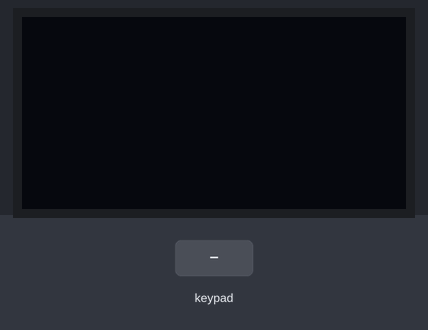
A program run on a simulated ESP32. Shown: 128×64 one-colour display. The test bench sets the inputs (shaded band). What the program prints to the serial monitor is not drawn.

Above: at 1.2 s.
1.3 s: keypad keys 1 4 1 2 1 3 4 # pressed 0.4 s apart
At 5.0 s:
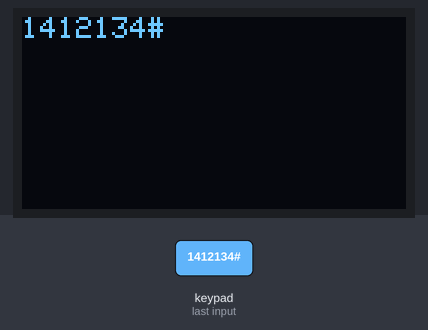
6.0 s: key 'A' pressed
At 7.2 s:
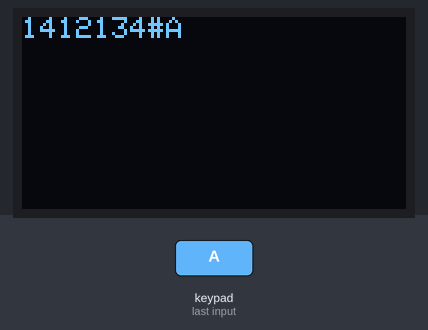
7.5 s: key 'B' pressed
At 8.6 s:
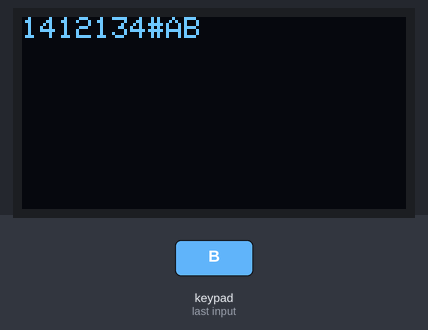
9.0 s: keypad keys 1 4 1 2 1 3 4 * pressed 0.4 s apart
At 13.0 s:
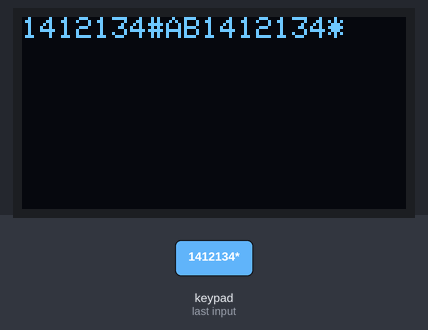
13.7 s: key 'C' pressed
15.2 s: keypad keys 1 4 1 2 1 3 4 D pressed 0.4 s apart
At 19.0 s:
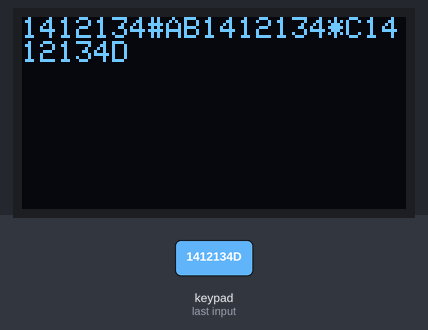
Timing chart, 0 to 20.5 s (numbered marks = the images above; inputs shaded):
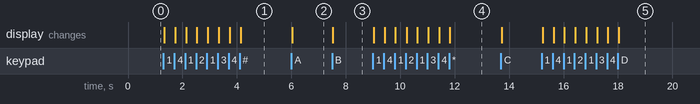

The program:

main.cpp
```cpp
#include <Arduino.h>
#include <Wire.h>
#include <Adafruit_GFX.h>
#include <Adafruit_SSD1306.h>
#include <Keypad.h>

// ---------- OLED Setup ----------
#define SCREEN_WIDTH 128
#define SCREEN_HEIGHT 64
#define OLED_RESET   -1
#define SCREEN_ADDR  0x3C

// ESP32 I2C pins
#define SDA_PIN 21
#define SCL_PIN 22

Adafruit_SSD1306 display(SCREEN_WIDTH, SCREEN_HEIGHT, &Wire, OLED_RESET);

// ---------- 4x4 Keypad Setup ----------
const byte ROWS = 4;
const byte COLS = 4;

// Layout:
// R1: 1 2 3 A
// R2: 4 5 6 B
// R3: 7 8 9 C
// R4: * 0 # D
char keys4x4[ROWS][COLS] = {
  {'1','2','3','A'},
  {'4','5','6','B'},
  {'7','8','9','C'},
  {'*','0','#','D'}
};

// Your wiring, but R4 moved 15 -> 4 to avoid boot issues
byte rowPins[ROWS] = {14, 12, 13, 4};     // R1..R4 (GPIO4 instead of 15)
byte colPins[COLS] = {32, 33, 25, 26};    // C1..C4

Keypad keypad = Keypad(makeKeymap(keys4x4), rowPins, colPins, ROWS, COLS);

// ---------- Typing Buffer ----------
static String buffer = "";
static const size_t MAX_BUF = 168;

// Allow typing these. Ignore '*'.
bool isTypable(char k) {
  if ((k >= '0' && k <= '9') || k == '#' || k == '*') return true;
  if (k == 'A' || k == 'B' || k == 'C' || k == 'D') return true;
  return false;
}

// Append with cap; keep the most recent characters
void appendChar(char k) {
  buffer += k;
  if (buffer.length() > MAX_BUF) {
    // drop oldest extra chars
    buffer.remove(0, buffer.length() - MAX_BUF);
  }
}

// Render buffer with simple wrapping at text size 2
void showBuffer() {
  // Size-2 font: ~12 px wide per char, 16 px high
  const uint8_t textSize = 1;
  const uint8_t charW = 6 * textSize;   // GFX base 6x8
  const uint8_t charH = 8 * textSize;
  const uint8_t perLine = SCREEN_WIDTH / charW;   // ~10 chars
  const uint8_t maxLines = SCREEN_HEIGHT / charH; // 4 lines

  display.clearDisplay();
  display.setTextColor(SSD1306_WHITE);
  display.setTextSize(textSize);

  uint8_t line = 0, col = 0;
  int16_t x = 0, y = 0;

  // Only render the tail that fits (optional optimization)
  // Here we just iterate full buffer and wrap; older chars may scroll off top silently.
  for (size_t i = 0; i < buffer.length(); ++i) {
    char c = buffer[i];
    // wrap on width
    if (col >= perLine) {
      col = 0;
      line++;
    }
    // stop if no more vertical space
    if (line >= maxLines) break;

    x = col * charW;
    y = line * charH;
    display.setCursor(x, y);
    display.write(c);
    col++;
  }

  display.display();
}

void setup() {
  Serial.begin(115200);
  Wire.begin(SDA_PIN, SCL_PIN);

  if (!display.begin(SSD1306_SWITCHCAPVCC, SCREEN_ADDR)) {
    Serial.println("SSD1306 init failed!");
    while (1) { delay(10); }
  }
  display.clearDisplay();
  display.display();

  buffer.reserve(MAX_BUF + 8);
  buffer = "";  // start empty
  showBuffer();
}

void loop() {
  char key = keypad.getKey();
  if (key) {
    if (isTypable(key)) {
      appendChar(key);
      Serial.print("Typed: "); Serial.println(key);
      showBuffer();
      delay(10); // light de-bounce / repeat suppression for typing feel
    }
    // '*' is ignored; no other controls for now.
  }
}
```

Measured:
- after the input at 1.3 s, the display: first changes at once (image 1 shows a later state)
- after the input at 6.0 s, the display: changes at once (image 2)
- after the input at 7.5 s, the display: changes at once (image 3)
- after the input at 9.0 s, the display: first changes at once (image 4 shows a later state)
- after the input at 15.2 s, the display: first changes at once (image 5 shows a later state)
